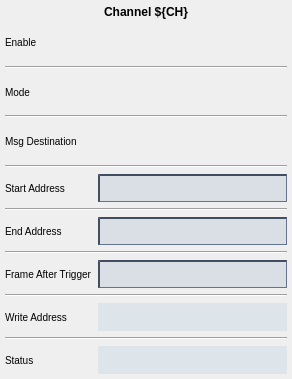
<?xml version="1.0" encoding="UTF-8"?>
<ui version="4.0">
 <class>WaveformEngine</class>
 <widget class="QWidget" name="WaveformEngine">
  <property name="geometry">
   <rect>
    <x>0</x>
    <y>0</y>
    <width>292</width>
    <height>379</height>
   </rect>
  </property>
  <property name="minimumSize">
   <size>
    <width>0</width>
    <height>0</height>
   </size>
  </property>
  <property name="font">
   <font>
    <pointsize>9</pointsize>
   </font>
  </property>
  <property name="windowTitle">
   <string>Waveform Engine </string>
  </property>
  <property name="styleSheet">
   <string notr="true">QPushButton {
    background-color: rgb(182, 194, 198);
    border-color: rgb(182, 204, 212) rgb(82, 104, 112) rgb(82, 104, 112) rgb(182,204,212);
    border-style: outset;
    border-radius: 2px;
    border-width: 2px; 
}
QPushButton:flat {
    border: none; /* no border for a flat push button */
}
QPushButton:hover {
   background-color: rgb(154,170,176);
}
QPushButton:pressed {
    background-color: rgb(102,124,132);
    border-style: inset;
    border-width: 3px;
	border-color: rgb(72, 94, 102);
}

QLineEdit {
  background-color: rgb(218,223,230);
  border-color: rgb(66,77,96);
  border-style: inset;
  border-width: 2px 1px 1px 2px;
}
QLabel {
  font-size: 10px;
}</string>
  </property>
  <layout class="QVBoxLayout" name="verticalLayout" stretch="0,1">
   <property name="leftMargin">
    <number>5</number>
   </property>
   <property name="topMargin">
    <number>5</number>
   </property>
   <property name="rightMargin">
    <number>5</number>
   </property>
   <property name="bottomMargin">
    <number>5</number>
   </property>
   <item>
    <widget class="QLabel" name="label_9">
     <property name="styleSheet">
      <string notr="true">QLabel{
  font-size: 12px;
  font: bold;
}</string>
     </property>
     <property name="text">
      <string>Channel ${CH}</string>
     </property>
     <property name="alignment">
      <set>Qt::AlignCenter</set>
     </property>
    </widget>
   </item>
   <item>
    <layout class="QGridLayout" name="gridLayout_2">
     <item row="10" column="0">
      <widget class="QLabel" name="label_8">
       <property name="sizePolicy">
        <sizepolicy hsizetype="Preferred" vsizetype="Preferred">
         <horstretch>0</horstretch>
         <verstretch>0</verstretch>
        </sizepolicy>
       </property>
       <property name="font">
        <font>
         <pointsize>-1</pointsize>
        </font>
       </property>
       <property name="text">
        <string>Frame After Trigger</string>
       </property>
      </widget>
     </item>
     <item row="3" column="0" colspan="2">
      <widget class="Line" name="line_2">
       <property name="orientation">
        <enum>Qt::Horizontal</enum>
       </property>
      </widget>
     </item>
     <item row="9" column="0" colspan="2">
      <widget class="Line" name="line_5">
       <property name="orientation">
        <enum>Qt::Horizontal</enum>
       </property>
      </widget>
     </item>
     <item row="10" column="1">
      <widget class="PyDMLineEdit" name="PyDMLineEdit_3">
       <property name="sizePolicy">
        <sizepolicy hsizetype="Expanding" vsizetype="Fixed">
         <horstretch>0</horstretch>
         <verstretch>0</verstretch>
        </sizepolicy>
       </property>
       <property name="maximumSize">
        <size>
         <width>16777215</width>
         <height>28</height>
        </size>
       </property>
       <property name="font">
        <font>
         <pointsize>10</pointsize>
        </font>
       </property>
       <property name="toolTip">
        <string/>
       </property>
       <property name="channel" stdset="0">
        <string>ca://${DEVICE}:WFENG${ENG}_FRAFTTRG${CH} </string>
       </property>
      </widget>
     </item>
     <item row="6" column="0">
      <widget class="QLabel" name="label_4">
       <property name="sizePolicy">
        <sizepolicy hsizetype="Preferred" vsizetype="Preferred">
         <horstretch>0</horstretch>
         <verstretch>0</verstretch>
        </sizepolicy>
       </property>
       <property name="font">
        <font>
         <pointsize>-1</pointsize>
        </font>
       </property>
       <property name="text">
        <string>Start Address</string>
       </property>
      </widget>
     </item>
     <item row="11" column="0" colspan="2">
      <widget class="Line" name="line_6">
       <property name="orientation">
        <enum>Qt::Horizontal</enum>
       </property>
      </widget>
     </item>
     <item row="8" column="1">
      <widget class="PyDMLineEdit" name="PyDMLineEdit_2">
       <property name="sizePolicy">
        <sizepolicy hsizetype="Expanding" vsizetype="Fixed">
         <horstretch>0</horstretch>
         <verstretch>0</verstretch>
        </sizepolicy>
       </property>
       <property name="maximumSize">
        <size>
         <width>16777215</width>
         <height>28</height>
        </size>
       </property>
       <property name="font">
        <font>
         <pointsize>10</pointsize>
        </font>
       </property>
       <property name="toolTip">
        <string/>
       </property>
       <property name="channel" stdset="0">
        <string>ca://${DEVICE}:WFENG${ENG}_ENDADDR${CH}</string>
       </property>
      </widget>
     </item>
     <item row="1" column="0" colspan="2">
      <widget class="Line" name="line">
       <property name="orientation">
        <enum>Qt::Horizontal</enum>
       </property>
      </widget>
     </item>
     <item row="8" column="0">
      <widget class="QLabel" name="label_5">
       <property name="sizePolicy">
        <sizepolicy hsizetype="Preferred" vsizetype="Preferred">
         <horstretch>0</horstretch>
         <verstretch>0</verstretch>
        </sizepolicy>
       </property>
       <property name="font">
        <font>
         <pointsize>-1</pointsize>
        </font>
       </property>
       <property name="text">
        <string>End Address</string>
       </property>
      </widget>
     </item>
     <item row="0" column="1">
      <widget class="PyDMEnumButton" name="PyDMEnumButton">
       <property name="sizePolicy">
        <sizepolicy hsizetype="Preferred" vsizetype="Preferred">
         <horstretch>0</horstretch>
         <verstretch>0</verstretch>
        </sizepolicy>
       </property>
       <property name="minimumSize">
        <size>
         <width>0</width>
         <height>0</height>
        </size>
       </property>
       <property name="maximumSize">
        <size>
         <width>16777215</width>
         <height>48</height>
        </size>
       </property>
       <property name="font">
        <font>
         <pointsize>10</pointsize>
        </font>
       </property>
       <property name="toolTip">
        <string/>
       </property>
       <property name="channel" stdset="0">
        <string>ca://$[DEVICE}:WFENG${ENG}_ENABLE${CH}</string>
       </property>
       <property name="orientation" stdset="0">
        <enum>Qt::Horizontal</enum>
       </property>
       <property name="marginTop" stdset="0">
        <number>0</number>
       </property>
       <property name="marginBottom" stdset="0">
        <number>0</number>
       </property>
       <property name="marginLeft" stdset="0">
        <number>0</number>
       </property>
       <property name="marginRight" stdset="0">
        <number>0</number>
       </property>
       <property name="horizontalSpacing" stdset="0">
        <number>0</number>
       </property>
       <property name="verticalSpacing" stdset="0">
        <number>0</number>
       </property>
      </widget>
     </item>
     <item row="12" column="1">
      <widget class="PyDMLabel" name="PyDMLabel">
       <property name="sizePolicy">
        <sizepolicy hsizetype="Preferred" vsizetype="Preferred">
         <horstretch>0</horstretch>
         <verstretch>0</verstretch>
        </sizepolicy>
       </property>
       <property name="minimumSize">
        <size>
         <width>0</width>
         <height>0</height>
        </size>
       </property>
       <property name="maximumSize">
        <size>
         <width>16777215</width>
         <height>28</height>
        </size>
       </property>
       <property name="font">
        <font>
         <pointsize>-1</pointsize>
        </font>
       </property>
       <property name="toolTip">
        <string/>
       </property>
       <property name="styleSheet">
        <string notr="true">QLabel{
  background-color: rgb(222,229,234);
}</string>
       </property>
       <property name="text">
        <string/>
       </property>
       <property name="channel" stdset="0">
        <string>ca://${DEVICE}:WFENG${ENG}_WADDR${CH}</string>
       </property>
      </widget>
     </item>
     <item row="0" column="0">
      <widget class="QLabel" name="label">
       <property name="sizePolicy">
        <sizepolicy hsizetype="Preferred" vsizetype="Preferred">
         <horstretch>0</horstretch>
         <verstretch>0</verstretch>
        </sizepolicy>
       </property>
       <property name="font">
        <font>
         <pointsize>-1</pointsize>
        </font>
       </property>
       <property name="text">
        <string>Enable</string>
       </property>
      </widget>
     </item>
     <item row="14" column="1">
      <widget class="PyDMLabel" name="PyDMLabel_2">
       <property name="sizePolicy">
        <sizepolicy hsizetype="Preferred" vsizetype="Preferred">
         <horstretch>0</horstretch>
         <verstretch>0</verstretch>
        </sizepolicy>
       </property>
       <property name="maximumSize">
        <size>
         <width>16777215</width>
         <height>28</height>
        </size>
       </property>
       <property name="font">
        <font>
         <pointsize>-1</pointsize>
        </font>
       </property>
       <property name="toolTip">
        <string/>
       </property>
       <property name="styleSheet">
        <string notr="true">QLabel{
  background-color: rgb(222,229,234);
}</string>
       </property>
       <property name="text">
        <string/>
       </property>
       <property name="channel" stdset="0">
        <string>ca://${DEVICE}:WFENG${ENG}_STATUS${CH}</string>
       </property>
      </widget>
     </item>
     <item row="4" column="1">
      <widget class="PyDMEnumButton" name="PyDMEnumButton_3">
       <property name="sizePolicy">
        <sizepolicy hsizetype="Preferred" vsizetype="Preferred">
         <horstretch>0</horstretch>
         <verstretch>0</verstretch>
        </sizepolicy>
       </property>
       <property name="minimumSize">
        <size>
         <width>0</width>
         <height>0</height>
        </size>
       </property>
       <property name="maximumSize">
        <size>
         <width>16777215</width>
         <height>48</height>
        </size>
       </property>
       <property name="font">
        <font>
         <pointsize>10</pointsize>
        </font>
       </property>
       <property name="toolTip">
        <string/>
       </property>
       <property name="channel" stdset="0">
        <string>ca://${DEVICE}:WFENG${ENG}_MSGDEST${CH} </string>
       </property>
       <property name="orientation" stdset="0">
        <enum>Qt::Horizontal</enum>
       </property>
       <property name="marginTop" stdset="0">
        <number>0</number>
       </property>
       <property name="marginBottom" stdset="0">
        <number>0</number>
       </property>
       <property name="marginLeft" stdset="0">
        <number>0</number>
       </property>
       <property name="marginRight" stdset="0">
        <number>0</number>
       </property>
       <property name="horizontalSpacing" stdset="0">
        <number>0</number>
       </property>
       <property name="verticalSpacing" stdset="0">
        <number>0</number>
       </property>
      </widget>
     </item>
     <item row="2" column="1">
      <widget class="PyDMEnumButton" name="PyDMEnumButton_2">
       <property name="sizePolicy">
        <sizepolicy hsizetype="Preferred" vsizetype="Preferred">
         <horstretch>0</horstretch>
         <verstretch>0</verstretch>
        </sizepolicy>
       </property>
       <property name="minimumSize">
        <size>
         <width>0</width>
         <height>0</height>
        </size>
       </property>
       <property name="maximumSize">
        <size>
         <width>16777215</width>
         <height>48</height>
        </size>
       </property>
       <property name="font">
        <font>
         <pointsize>10</pointsize>
        </font>
       </property>
       <property name="toolTip">
        <string/>
       </property>
       <property name="channel" stdset="0">
        <string>ca://${DEVICE}:WFENG${ENG}_MODE${CH}</string>
       </property>
       <property name="orientation" stdset="0">
        <enum>Qt::Horizontal</enum>
       </property>
       <property name="marginTop" stdset="0">
        <number>0</number>
       </property>
       <property name="marginBottom" stdset="0">
        <number>0</number>
       </property>
       <property name="marginLeft" stdset="0">
        <number>0</number>
       </property>
       <property name="marginRight" stdset="0">
        <number>0</number>
       </property>
       <property name="horizontalSpacing" stdset="0">
        <number>0</number>
       </property>
       <property name="verticalSpacing" stdset="0">
        <number>0</number>
       </property>
      </widget>
     </item>
     <item row="4" column="0">
      <widget class="QLabel" name="label_3">
       <property name="sizePolicy">
        <sizepolicy hsizetype="Preferred" vsizetype="Preferred">
         <horstretch>0</horstretch>
         <verstretch>0</verstretch>
        </sizepolicy>
       </property>
       <property name="font">
        <font>
         <pointsize>-1</pointsize>
        </font>
       </property>
       <property name="text">
        <string>Msg Destination</string>
       </property>
      </widget>
     </item>
     <item row="5" column="0" colspan="2">
      <widget class="Line" name="line_3">
       <property name="orientation">
        <enum>Qt::Horizontal</enum>
       </property>
      </widget>
     </item>
     <item row="2" column="0">
      <widget class="QLabel" name="label_2">
       <property name="sizePolicy">
        <sizepolicy hsizetype="Preferred" vsizetype="Preferred">
         <horstretch>0</horstretch>
         <verstretch>0</verstretch>
        </sizepolicy>
       </property>
       <property name="font">
        <font>
         <pointsize>-1</pointsize>
        </font>
       </property>
       <property name="text">
        <string>Mode</string>
       </property>
      </widget>
     </item>
     <item row="14" column="0">
      <widget class="QLabel" name="label_7">
       <property name="sizePolicy">
        <sizepolicy hsizetype="Preferred" vsizetype="Preferred">
         <horstretch>0</horstretch>
         <verstretch>0</verstretch>
        </sizepolicy>
       </property>
       <property name="font">
        <font>
         <pointsize>-1</pointsize>
        </font>
       </property>
       <property name="text">
        <string>Status</string>
       </property>
      </widget>
     </item>
     <item row="7" column="0" colspan="2">
      <widget class="Line" name="line_4">
       <property name="orientation">
        <enum>Qt::Horizontal</enum>
       </property>
      </widget>
     </item>
     <item row="6" column="1">
      <widget class="PyDMLineEdit" name="PyDMLineEdit">
       <property name="sizePolicy">
        <sizepolicy hsizetype="Expanding" vsizetype="Fixed">
         <horstretch>0</horstretch>
         <verstretch>0</verstretch>
        </sizepolicy>
       </property>
       <property name="maximumSize">
        <size>
         <width>16777215</width>
         <height>28</height>
        </size>
       </property>
       <property name="font">
        <font>
         <pointsize>10</pointsize>
        </font>
       </property>
       <property name="toolTip">
        <string/>
       </property>
       <property name="channel" stdset="0">
        <string>ca://${DEVICE}:WFENG${ENG}_STARTADDR${CH}</string>
       </property>
      </widget>
     </item>
     <item row="12" column="0">
      <widget class="QLabel" name="label_6">
       <property name="sizePolicy">
        <sizepolicy hsizetype="Preferred" vsizetype="Preferred">
         <horstretch>0</horstretch>
         <verstretch>0</verstretch>
        </sizepolicy>
       </property>
       <property name="font">
        <font>
         <pointsize>-1</pointsize>
        </font>
       </property>
       <property name="text">
        <string>Write Address</string>
       </property>
      </widget>
     </item>
     <item row="13" column="0" colspan="2">
      <widget class="Line" name="line_7">
       <property name="orientation">
        <enum>Qt::Horizontal</enum>
       </property>
      </widget>
     </item>
    </layout>
   </item>
  </layout>
 </widget>
 <customwidgets>
  <customwidget>
   <class>PyDMLabel</class>
   <extends>QLabel</extends>
   <header>pydm.widgets.label</header>
  </customwidget>
  <customwidget>
   <class>PyDMLineEdit</class>
   <extends>QLineEdit</extends>
   <header>pydm.widgets.line_edit</header>
  </customwidget>
  <customwidget>
   <class>PyDMEnumButton</class>
   <extends>QWidget</extends>
   <header>pydm.widgets.enum_button</header>
  </customwidget>
 </customwidgets>
 <resources/>
 <connections/>
</ui>
